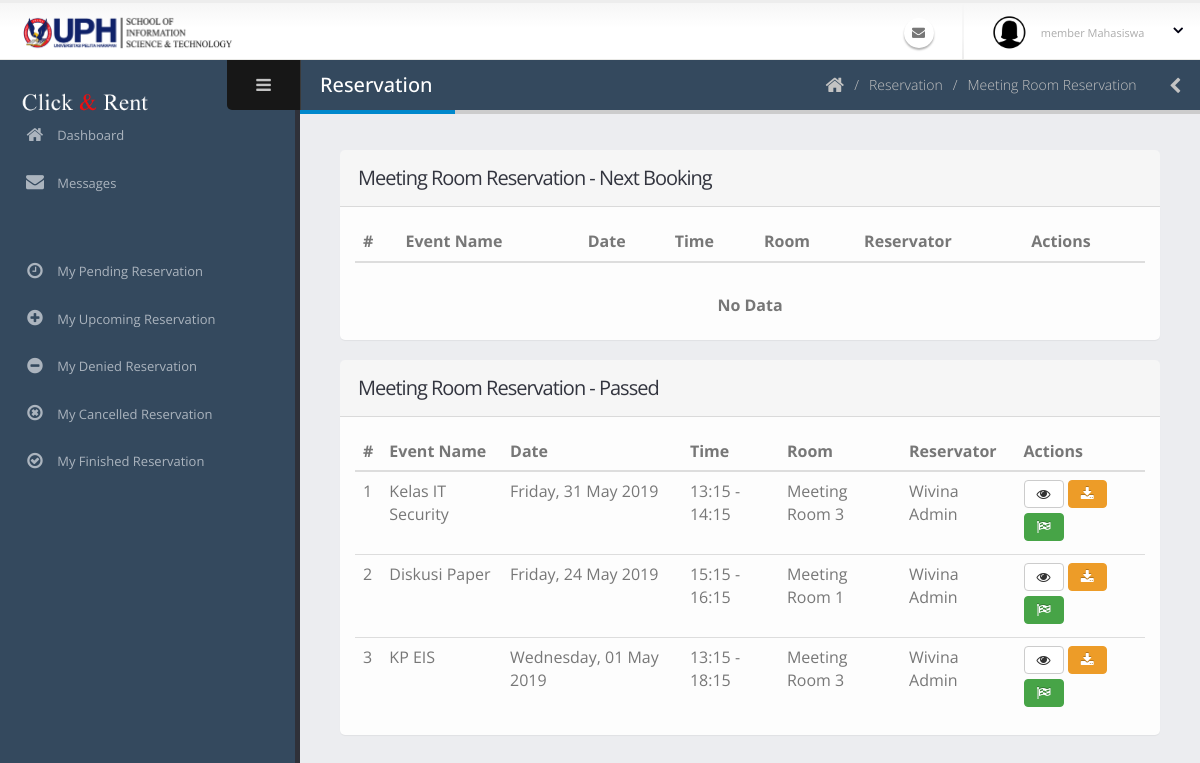
Page /admin/peminjamanAdminMeeting.php on the committed database.
### tables this page shows
CREATE TABLE `peminjaman` (
  `id_peminjaman` varchar(40) NOT NULL COMMENT 'PJ-0',
  `tanggal_peminjaman` date NOT NULL,
  `id_ruangan` varchar(40) NOT NULL,
  `waktu_mulai` time NOT NULL,
  `waktu_selesai` time NOT NULL,
  `id_pengguna` varchar(40) NOT NULL,
  `acara` varchar(70) NOT NULL,
  `jumlah_peserta` int(11) NOT NULL,
  `id_kategoriAcara` int(11) NOT NULL,
  `deskripsi_acara` text NOT NULL,
  `status_peminjaman` int(11) NOT NULL COMMENT '0:TUNGGU APPROVE, 1:APPROVED, 3:SELESAI, 4:TIDAK APPROVE 5:DIBATALKAN 6:TIMEOUT',
  `user_add` varchar(40) NOT NULL,
  `waktu_add` datetime NOT NULL,
  `user_edit` varchar(40) NOT NULL,
  `waktu_edit` datetime NOT NULL,
  `user_delete` varchar(40) NOT NULL,
  `waktu_delete` datetime NOT NULL,
  `status_delete` int(11) NOT NULL
);

CREATE TABLE `ruangan` (
  `id_ruangan` varchar(40) NOT NULL COMMENT 'R-0',
  `nama_ruangan` varchar(60) NOT NULL,
  `jenis_ruangan` int(11) NOT NULL COMMENT '1:LABORATORY, 2: MEETING ROOM',
  `gedung_lantai` varchar(20) NOT NULL,
  `kapasitas` int(11) NOT NULL,
  `deskripsi` text NOT NULL,
  `user_add` varchar(40) NOT NULL,
  `waktu_add` datetime NOT NULL,
  `user_edit` varchar(40) NOT NULL,
  `waktu_edit` datetime NOT NULL,
  `user_delete` varchar(40) NOT NULL,
  `waktu_delete` datetime NOT NULL,
  `status_delete` int(11) NOT NULL
);

CREATE TABLE `pengguna` (
  `id_pengguna` varchar(40) NOT NULL COMMENT 'USER-0',
  `email` varchar(50) NOT NULL,
  `kata_sandi` text NOT NULL,
  `nama_lengkap` varchar(60) NOT NULL,
  `jenis_kelamin` char(1) NOT NULL,
  `tanggal_lahir` date NOT NULL,
  `alamat` text NOT NULL,
  `no_hp` varchar(20) NOT NULL,
  `tanggal_masuk` date NOT NULL,
  `status_pengguna` int(11) NOT NULL COMMENT '1: SUPER ADMIN, 2: ADMIN, 3: MEMBER DOSEN, 4:MEMBER MAHASISWA',
  `status_daftar` int(11) NOT NULL COMMENT '0 =TIDAK AKTIF, 1=MENUNGGU APPROVE, 2=AKTIF, 3=DITOLAK',
  `user_add` varchar(40) NOT NULL,
  `waktu_add` datetime NOT NULL,
  `user_edit` varchar(40) NOT NULL,
  `waktu_edit` datetime NOT NULL,
  `user_delete` varchar(40) NOT NULL,
  `waktu_delete` datetime NOT NULL,
  `status_delete` int(11) NOT NULL
);

### admin/peminjamanAdminMeeting.php (the view, shortened to what this page needs)
<?php include('../koneksi.php'); ?>
<?php include('req/head.php');?>
<?php include('req/header.php');?>
<?php include('req/leftbar.php');?>
	<section role="main" class="content-body">
		<header class="page-header">
			<h2>Reservation</h2>
			<div class="right-wrapper pull-right">
				<ol class="breadcrumbs">
					<li>
						<a href="index.php">
							<i class="fa fa-home"></i>
						</a>
					</li>
                    <li><span>Reservation</span></li>
                    <li><span>Meeting Room Reservation</span></li>
				</ol>
				<a class="sidebar-right-toggle" data-open="sidebar-right"><i class="fa fa-chevron-left"></i></a>
			</div>
		</header>
<section class="panel">
    <header class="panel-heading">
        <h2 class="panel-title">Meeting Room Reservation - Next Booking</h2>
    </header>
    <div class="panel-body">
        <div class="table-responsive">
            <table class="table table-hover mb-none">
                <thead>
                    <tr>
                        <th>#</th>
                        <th>Event Name</th>
                        <th>Date</th>
                        <th>Time</th>
                        <th>Room</th>
                        <th>Reservator</th>
                        <th>Actions</th>
                    </tr>
                </thead>
                <tbody>
                <?php
                        $query = mysqli_query($koneksi, "SELECT * FROM peminjaman join ruangan join pengguna join kategori_acara on kategori_acara.id_kategoriAcara = peminjaman.id_kategoriAcara AND ruangan.id_ruangan = peminjaman.id_ruangan AND pengguna.id_pengguna = peminjaman.id_pengguna WHERE ruangan.jenis_ruangan='2' AND peminjaman.tanggal_peminjaman>=curdate() AND status_peminjaman='1' AND id_peminjaman not in (select id_peminjaman from peminjaman where tanggal_peminjaman=curdate() and waktu_selesai<= curtime()) order by tanggal_peminjaman asc");
                        $no=0;
if(mysqli_num_rows($query)==0){
    ?>
    <td colspan="7" style="text-align:center"><br><b>No Data</b></td>
<?php
}else{
                        while($data=mysqli_fetch_array($query)){
                            $no++;
                            $time = $data['tanggal_peminjaman'];
                            $times = date("l, d F Y",strtotime($time));
                            $mulai = date("H:i",strtotime($data['waktu_mulai']));
                            $selesai = date("H:i",strtotime($data['waktu_selesai']));
                        ?>
                    <tr>
                        <td><?php echo $no ?></td>
                        <td><?php echo $data['acara'] ?></td>
                        <td><?php echo $times ?></td>
                        <td><?php echo $mulai . " - " . $selesai ?></td>
                        <td><?php echo $data['nama_ruangan'] ?></td>
                        <td><?php echo $data['nama_lengkap'] ?></td>
                        <td class=" actions-fade">
                        <a class="modal-with-form btn btn-default" data-toggle="tooltip" data-placement="top" title="Detail" href="#detailpinjamnya<?php echo $data['id_peminjaman'];?>"><i class="fa fa-eye"></i>
                        </a>
                            <a class="btn btn-warning" data-toggle="tooltip" data-placement="top" title="PDF" href="cetakPeminjamanAkanDatang.php?idpinjam=<?php echo $data['id_peminjaman'] ?>" target="_blank" ><i class='fa fa-download' ></i>
                            </a>
                        </td>
                    </tr>
<div id="selesaikan<?php echo $data['id_peminjaman'];?>" class="modal-block modal-block-sm mfp-hide">
	<section class="panel">
		<header class="panel-heading">
			<h2 class="panel-title">Finish Reservation</h2>
		</header>
		<div class="panel-body">
			<div class="modal-wrapper">
				<div class="modal-text">
					<p>Are you sure that you will finish the reservation with name "<?php echo $data['acara']?>" and reservation code: <?php echo $data['id_peminjaman'] ?> ?</p>
				</div>
			</div>
		</div>
		<footer class="panel-footer">
			<div class="row">
				<div class="col-md-12 text-right">
					<a class="btn btn-primary hapus" href="querySelesaikan.php?id=<?php echo $data['id_peminjaman'];?>">Finish</a>
					<button class="btn btn-default modal-dismiss">Cancel</button>
				</div>
			</div>
		</footer>
	</section>
</div>
<?php include('modalDetailPinjam.php');?>
                    <?php }} ?>
                </tbody>
            </table>
        </div>
    </div>
</section>
<section class="panel">
    <header class="panel-heading">
        <h2 class="panel-title">Meeting Room Reservation - Passed</h2>
    </header>
    <div class="panel-body">
        <div class="table-responsive">
            <table class="table table-hover mb-none">
                <thead>
                    <tr>
                        <th>#</th>
                        <th>Event Name</th>
                        <th>Date</th>
                        <th>Time</th>
                        <th>Room</th>
                        <th>Reservator</th>
                        <th>Actions</th>
                    </tr>
                </thead>
                <tbody>
                <?php
                        $query = mysqli_query($koneksi, "SELECT * FROM peminjaman join ruangan join pengguna join kategori_acara on kategori_acara.id_kategoriAcara = peminjaman.id_kategoriAcara AND ruangan.id_ruangan = peminjaman.id_ruangan AND pengguna.id_pengguna = peminjaman.id_pengguna WHERE ruangan.jenis_ruangan='2' AND status_peminjaman='1' AND id_peminjaman not in (select id_peminjaman from peminjaman where tanggal_peminjaman>=curdate()) or id_peminjaman in (select id_peminjaman from peminjaman where waktu_selesai<=curtime() and tanggal_peminjaman=curdate()) and status_peminjaman='1'  order by tanggal_peminjaman desc");
                        $no=0;
if(mysqli_num_rows($query)==0){
    ?>
    <td colspan="7" style="text-align:center"><br><b>No Data</b></td>
<?php
}else{
                        while($data=mysqli_fetch_array($query)){
                            $no++;
                            $time = $data['tanggal_peminjaman'];
                            $times = date("l, d F Y",strtotime($time));
                            $mulai = date("H:i",strtotime($data['waktu_mulai']));
                            $selesai = date("H:i",strtotime($data['waktu_selesai']));
                        ?>
                    <tr>
                        <td><?php echo $no ?></td>
                        <td><?php echo $data['acara'] ?></td>
                        <td><?php echo $times ?></td>
                        <td><?php echo $mulai . " - " . $selesai ?></td>
                        <td><?php echo $data['nama_ruangan'] ?></td>
                        <td><?php echo $data['nama_lengkap'] ?></td>
                        <td class=" actions-fade">
                        <a class="modal-with-form btn btn-default" data-toggle="tooltip" data-placement="top" title="Detail" href="#detailpinjamnya<?php echo $data['id_peminjaman'];?>"><i class="fa fa-eye"></i>
                        </a>
                            <a class="btn btn-warning" data-toggle="tooltip" data-placement="top" title="PDF" href="cetakPeminjamanAkanDatang.php?idpinjam=<?php echo $data['id_peminjaman'] ?>" target="_blank" ><i class='fa fa-download' ></i>
                            </a>
                            <a class="btn btn-success mb-xs mt-xs mr-xs modal-sizes"data-toggle="tooltip" data-placement="top" title="Finish" href="#selesaikan<?php echo $data['id_peminjaman'];?>"><i class='fa fa-flag-checkered'></i></a>
                        </td>
                    </tr>
                    <?php }} ?>
                </tbody>
            </table>
        </div>
    </div>
</section>
<?php include('req/endtitle.php');?>
<?php include('req/script.php');?>

### admin/assets/stylesheets/skins/default.css (style rules this page uses)
a, .btn-link { color: #0088cc; }
body .btn-success { color: #ffffff; text-shadow: 0 -1px 0 rgba(0, 0, 0, 0.25); background-color: #47a447; border-color: #47a447; }
body .btn-warning { color: #ffffff; text-shadow: 0 -1px 0 rgba(0, 0, 0, 0.25); background-color: #ed9c28; border-color: #ed9c28; }
.page-header h2 { border-bottom-color: #0088cc; }

### rows in the picture
peminjaman: acara "Kelas IT Security", tanggal_peminjaman "Friday, 31 May 2019", waktu_mulai "13:15", waktu_selesai "14:15", id_ruangan.nama_ruangan "Meeting Room 3", id_pengguna.nama_lengkap "Wivina Admin"
peminjaman: acara "Diskusi Paper", tanggal_peminjaman "Friday, 24 May 2019", waktu_mulai "15:15", waktu_selesai "16:15", id_ruangan.nama_ruangan "Meeting Room 1", id_pengguna.nama_lengkap "Wivina Admin"
peminjaman: acara "KP EIS", tanggal_peminjaman "Wednesday, 01 May 2019", waktu_mulai "13:15", waktu_selesai "18:15", id_ruangan.nama_ruangan "Meeting Room 3", id_pengguna.nama_lengkap "Wivina Admin"

### other values in the picture
$stat "member Mahasiswa"
